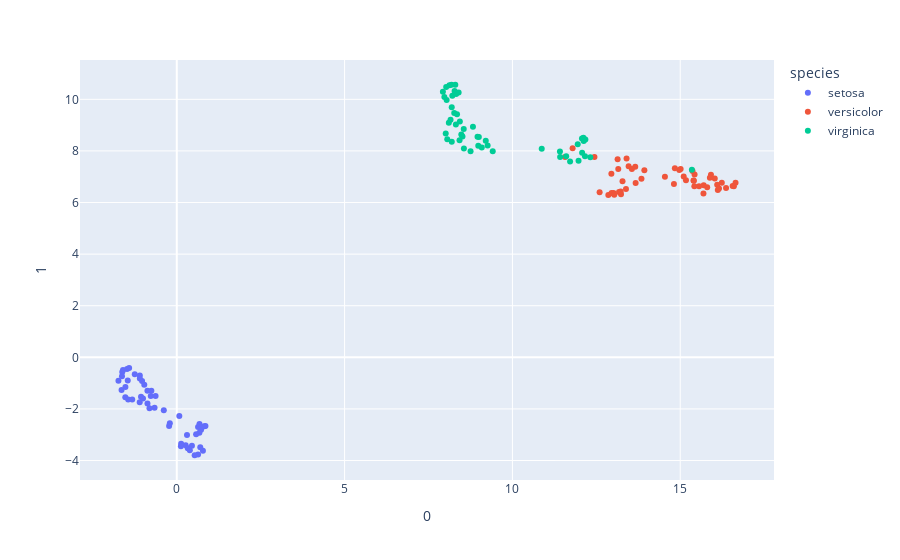
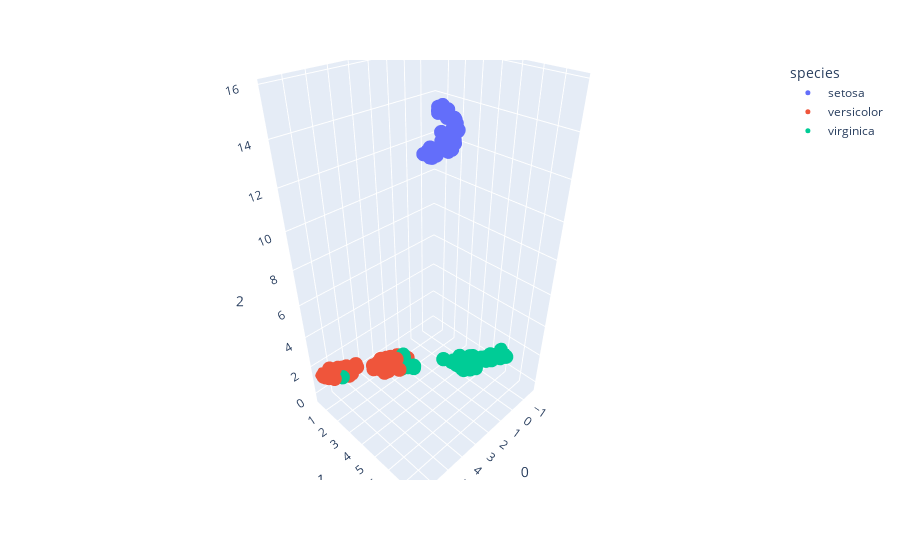

The notebook cell these images were saved under, in order:
### Code cell
from umap import UMAP
import plotly.express as px

df = px.data.iris()

features = df.loc[:, :'petal_width']

umap_2d = UMAP(n_components=2, init='random', random_state=0)
umap_3d = UMAP(n_components=3, init='random', random_state=0)

proj_2d = umap_2d.fit_transform(features)
proj_3d = umap_3d.fit_transform(features)

fig_2d = px.scatter(
    proj_2d, x=0, y=1,
    color=df.species, labels={'color': 'species'}
)
fig_3d = px.scatter_3d(
    proj_3d, x=0, y=1, z=2,
    color=df.species, labels={'color': 'species'}
)
fig_3d.update_traces(marker_size=5)

fig_2d.show()
fig_3d.show()
